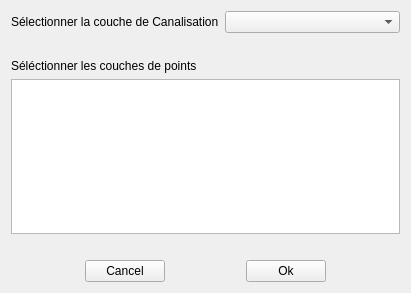
<?xml version="1.0" encoding="UTF-8"?>
<ui version="4.0">
 <class>get_and_verif_canalisation_form</class>
 <widget class="QWidget" name="get_and_verif_canalisation_form">
  <property name="geometry">
   <rect>
    <x>0</x>
    <y>0</y>
    <width>411</width>
    <height>293</height>
   </rect>
  </property>
  <property name="windowTitle">
   <string>Trouver et vérifier les Noeud Amont et Aval des Canalisations</string>
  </property>
  <layout class="QVBoxLayout" name="verticalLayout">
   <item>
    <layout class="QHBoxLayout" name="horizontalLayout">
     <item>
      <widget class="QLabel" name="label">
       <property name="text">
        <string>Sélectionner la couche de Canalisation</string>
       </property>
      </widget>
     </item>
     <item>
      <widget class="QComboBox" name="cb_line_layer"/>
     </item>
    </layout>
   </item>
   <item>
    <spacer name="verticalSpacer">
     <property name="orientation">
      <enum>Qt::Vertical</enum>
     </property>
     <property name="sizeType">
      <enum>QSizePolicy::Fixed</enum>
     </property>
     <property name="sizeHint" stdset="0">
      <size>
       <width>20</width>
       <height>20</height>
      </size>
     </property>
    </spacer>
   </item>
   <item>
    <widget class="QLabel" name="label_2">
     <property name="text">
      <string>Séléctionner les couches de points</string>
     </property>
    </widget>
   </item>
   <item>
    <widget class="QListWidget" name="listWidget"/>
   </item>
   <item>
    <spacer name="verticalSpacer_2">
     <property name="orientation">
      <enum>Qt::Vertical</enum>
     </property>
     <property name="sizeType">
      <enum>QSizePolicy::Fixed</enum>
     </property>
     <property name="sizeHint" stdset="0">
      <size>
       <width>20</width>
       <height>20</height>
      </size>
     </property>
    </spacer>
   </item>
   <item>
    <layout class="QHBoxLayout" name="horizontalLayout_2">
     <item>
      <spacer name="horizontalSpacer_2">
       <property name="orientation">
        <enum>Qt::Horizontal</enum>
       </property>
       <property name="sizeHint" stdset="0">
        <size>
         <width>40</width>
         <height>20</height>
        </size>
       </property>
      </spacer>
     </item>
     <item>
      <widget class="QPushButton" name="pushButton_2">
       <property name="text">
        <string>Cancel</string>
       </property>
      </widget>
     </item>
     <item>
      <spacer name="horizontalSpacer">
       <property name="orientation">
        <enum>Qt::Horizontal</enum>
       </property>
       <property name="sizeHint" stdset="0">
        <size>
         <width>40</width>
         <height>20</height>
        </size>
       </property>
      </spacer>
     </item>
     <item>
      <widget class="QPushButton" name="pushButton">
       <property name="text">
        <string>Ok</string>
       </property>
      </widget>
     </item>
     <item>
      <spacer name="horizontalSpacer_3">
       <property name="orientation">
        <enum>Qt::Horizontal</enum>
       </property>
       <property name="sizeHint" stdset="0">
        <size>
         <width>40</width>
         <height>20</height>
        </size>
       </property>
      </spacer>
     </item>
    </layout>
   </item>
  </layout>
 </widget>
 <resources/>
 <connections/>
</ui>
